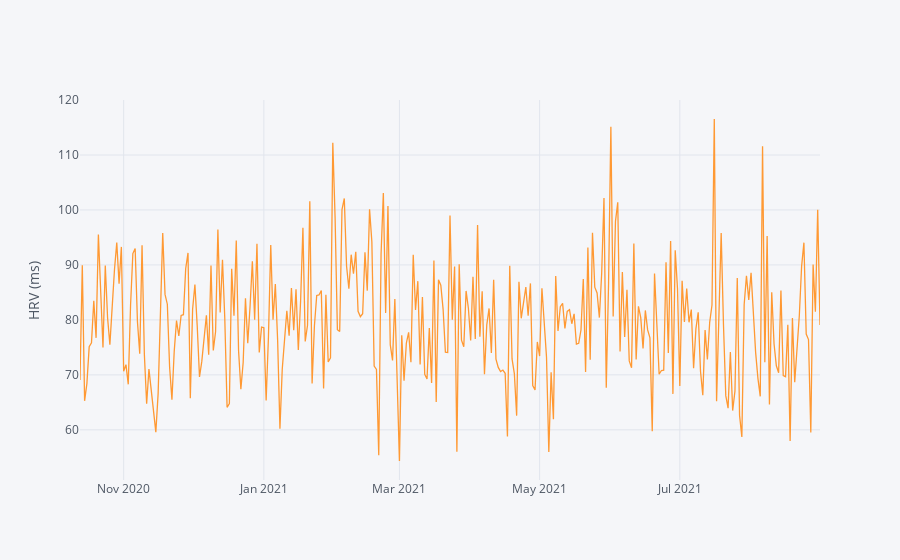

The code cell stored with this chart in its notebook:
### Code cell
# There are some days where data are missing. Fill in these datapoints with the average
hrv_mean = hrv['Value'].mean(axis=0)
hrv['Value'] = hrv['Value'].apply(lambda x: hrv_mean if pd.isna(x) else x)
hrv.iplot(yTitle='HRV (ms)')

### Figure 1 — Plotly figure (JSON) as saved in the notebook; plotly's stock layout.template omitted (floating-point values rounded to 4 significant figures; data arrays with more than 128 entries replaced by an {"elided": "..."} marker saying what was removed)
{"data": [{"line": {"color": "rgba(255, 153, 51, 1.0)", "dash": "solid", "shape": "linear", "width": 1.3}, "mode": "lines", "name": "Value", "text": "", "type": "scatter", "x": {"elided": "323 str values"}, "y": {"elided": "323 float values"}}], "layout": {"legend": {"bgcolor": "#F5F6F9", "font": {"color": "#4D5663"}}, "paper_bgcolor": "#F5F6F9", "plot_bgcolor": "#F5F6F9", "title": {"font": {"color": "#4D5663"}}, "xaxis": {"gridcolor": "#E1E5ED", "showgrid": true, "tickfont": {"color": "#4D5663"}, "title": {"font": {"color": "#4D5663"}, "text": ""}, "zerolinecolor": "#E1E5ED"}, "yaxis": {"gridcolor": "#E1E5ED", "showgrid": true, "tickfont": {"color": "#4D5663"}, "title": {"font": {"color": "#4D5663"}, "text": "HRV (ms)"}, "zerolinecolor": "#E1E5ED"}}}
